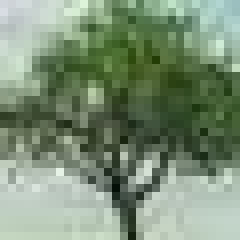
#> input picture image/tree_part1.jpg, 30 x 30 px (shown 8 times larger)
$ jupyter execute V1_reconst_error.ipynb
#> lines starting #> are read from the running program, lines starting #| are printed output that depends on the picture; long printed decimals are rounded
### structured_random_features/src/models/weights.py
import numpy as np
import numpy.linalg as la
from scipy.spatial.distance import pdist, squareform


# [101 lines left out: functions sensilla_covariance_matrix, sensilla_weights, not called in this run]


def V1_covariance_matrix(dim, size, spatial_freq, center, scale=1):
    """
    Generates the covariance matrix for Gaussian Process with non-stationary
    covariance. This matrix will be used to generate random
    features inspired from the receptive-fields of V1 neurons.

    C(x, y) = exp(-|x - y|/(2 * spatial_freq))^2 * exp(-|x - m| / (2 * size))^2 * exp(-|y - m| / (2 * size))^2

    Parameters
    ----------

    dim : tuple of shape (2, 1)
        Dimension of random features.

    size : float
        Determines the size of the random weights

    spatial_freq : float
        Determines the spatial frequency of the random weights

    center : tuple of shape (2, 1)
        Location of the center of the random weights.

    scale: float, default=1
        Normalization factor for Tr norm of cov matrix

    Returns
    -------

    C : array-like of shape (dim[0] * dim[1], dim[0] * dim[1])
        covariance matrix w/ Tr norm = scale * dim[0] * dim[1]
    """

    x = np.arange(dim[0])
    y = np.arange(dim[1])
    yy, xx = np.meshgrid(y, x)
    grid = np.column_stack((xx.flatten(), yy.flatten()))

    a = squareform(pdist(grid, 'sqeuclidean'))
    b = la.norm(grid - center, axis=1) ** 2
    c = b.reshape(-1, 1)
    C = np.exp(-a / (2 * spatial_freq ** 2)) * np.exp(-b / (2 * size ** 2)) * np.exp(-c / (2 * size ** 2)) \
        + 1e-5 * np.eye(dim[0] * dim[1])
    C *= scale * dim[0] * dim[1] / np.trace(C)
    return C


# [30 lines left out: function classical_covariance_matrix, not called in this run]


def shift_pad(img, y_shift, x_shift):
    '''
    Given an image, we shift every pixel by x_shift and y_shift. We zero pad the portion
    that ends up outside the original frame. We think of the origin of the image
    as its top left. The co-ordinate frame is the matrix kind, where (a, b) means
    ath row and bth column.

    Parameters
    ----------
    img: array-like
        image to shift

    y_shift: int
        Pixel shift in the vertical direction

    x_shift: int
        Pixel shift in the horizontal direction

    Returns
    -------
    img_shifted: array-like with the same shape as img
        Shifted and zero padded image

    '''
    img_shifted = np.roll(img, x_shift, axis=1)
    img_shifted = np.roll(img_shifted, y_shift, axis=0)

    if y_shift > 0:
        img_shifted[:y_shift, :] = 0
    if y_shift < 0:
        img_shifted[y_shift:, :] = 0
    if x_shift > 0:
        img_shifted[:, :x_shift] = 0
    if x_shift < 0:
        img_shifted[:, x_shift:] = 0
    return img_shifted


def V1_weights(num_weights, dim, size, spatial_freq, center=None, scale=1, seed=None):
    """
    Generate random weights inspired by the tuning properties of the
    neurons in Primary Visual Cortex (V1).

    If a value is given for the center, all generated weights have the same center
    If value is set to None, the centers randomly cover the RF space

    Parameters
    ----------

    num_weights : int
        Number of random weights

    dim : tuple of shape (2,1)
        dim of each random weights

    size : float
        Determines the size of the random weights

    spatial_freq : float
        Determines the spatial frequency of the random weights

    center: tuple of shape (2, 1), default = None
        Location of the center of the random weights
        With default value, the centers uniformly cover the RF space

    scale: float, default=1
        Normalization factor for Tr norm of cov matrix

    seed : int, default=None
        Used to set the seed when generating random weights.

    Returns
    -------

    W : array-like of shape (num_weights, dim[0] * dim[1])
        Matrix of random weights

    """
    np.random.seed(seed)
    if center == None: # centers uniformly cover the visual field
        # first generate centered weights
        c = (int(dim[0]/ 2), int(dim[1]/2)) # center of the visual field
        C = V1_covariance_matrix(dim, size, spatial_freq, c, scale)
        W_centered = np.random.multivariate_normal(mean=np.zeros(dim[0] * dim[1]), cov=C, size=num_weights)
        W_centered = W_centered.reshape(-1, dim[0], dim[1])

        # shift around to uniformly cover the visual field
        centers = np.random.randint((dim[0], dim[1]), size=(num_weights, 2))
        shifts = centers - c
        W = np.zeros_like(W_centered)
        for i, [y_shift, x_shift] in enumerate(shifts):
            W[i] = shift_pad(W_centered[i], y_shift, x_shift)
        W = W.reshape(-1, dim[0] * dim[1])

    elif center is not None:
        C = V1_covariance_matrix(dim, size, spatial_freq, center, scale)
        W = np.random.multivariate_normal(mean=np.zeros(dim[0] * dim[1]), cov=C, size=num_weights)

    return W


# [77 lines left out: functions classical_weights, V1_weights_for_plotting, not called in this run]

### src/V1_reconst.py
import numpy as np
import sys
sys.path.append("../")
from structured_random_features.src.models.weights import V1_weights

# Packages for fft and fitting data
from scipy import fftpack as fft
from sklearn.linear_model import Lasso

def generate_Y(W, img):
    ''' Generate sample y vector variable for data reconstruction using constant matrix W (containing open indices). Function does inner product W matrix with image array to find sample y vector,

    Parameters
    ----------
    W : array_like
        (num_V1_weights/sample_size, n*m) shape array. Lists of weighted data

    img : array_like
          (n, m) shape image containing array of pixels

    Returns
    ----------
    y : vector
        (num_V1_weights/sample_size, 1) shape. Dot product of W and image

    '''


    num_cell = W.shape[0]
    n, m = img.shape
    W = W.reshape(num_cell, n*m)
    y = W @ img.reshape(n * m, 1)
    return y

# [38 lines left out: function generate_V1_variables, not called in this run]

# Depending on basis, make dwt or fft works
def reconstruct(W, y, alpha = None, fit_intercept = False,):
    ''' Reconstruct gray-scaled image using sample data fitting into LASSO model

    Parameters
    ----------
    W : array_like
        (num_V1_weights, n*m) shape array. Lists of weighted data

    y : vector
        (num_V1_weights/sample_size, 1) shape. Dot product of W and image

    alpha : float
        Penalty for fitting data onto LASSO function to search for significant coefficents

    fit_intercept : bool
        default set to false to prevent LASSO function to calculate intercept for model

    Returns
    ----------
    theta : array_like
        (num_V1_weights/sample_size, n * m) shape. Data after discrete fourier transform applied

    reformed : array_like
        (n, m) shape array. Reconstructed image pixel array

    s : vector
        (num_V1_weights/sample_size, 1) shape. Coefficient value generated from fitting data to LASSO. Contains significant values with most of vector zeroed out.
    '''

    sample_sz, n, m = W.shape


    if alpha == None :
        alpha = 1 * 50 / num_cell

    if fit_intercept:
        raise Exception("fit_intercept = True not implemented")

    # [7 lines of commented-out code are left out]

    theta = fft.dctn(W.reshape(sample_sz, n, m), norm = 'ortho', axes = [1, 2])
    theta = theta.reshape(sample_sz, n * m)

    ## Initialize Lasso and Fit data
    mini = Lasso(alpha = alpha, fit_intercept = fit_intercept)
    mini.fit(theta, y)

    ## Retrieve sparse vector s
    s = mini.coef_

    # Reform the image using sparse vector s with inverse descrete cosine
    reform = fft.idctn(s.reshape(n, m), norm='ortho', axes=[0,1])
    if fit_intercept:
        reform += mini.intercept_ # not sure this is right

    #return theta, reformed img, sparse vectors
    return theta, reform, s

# [51 lines left out: function color_reconstruct, not called in this run]


### V1_reconst_error.ipynb
[cell 1]
import matplotlib.pyplot as plt
import numpy as np

from structured_random_features.src.models.weights import V1_weights


# Package for importing image representation
from PIL import Image, ImageOps

# My code
from src.V1_reconst import generate_Y, reconstruct
from src.filter_reconst import filter_reconstruction

import seaborn as sns
import time
import os.path

[cell 2]
image_nm = 'tree_part1.jpg'
img_nm = image_nm.split('.')[0]
img = Image.open('image/' + image_nm)
#> img is the input picture: PIL image 30x30 RGB; mean R, G, B 124, 143.5, 118.7
img = ImageOps.grayscale(img)
#> img: PIL image 30x30 L
img_arr = np.asarray(img)
plt.figure(dpi = 300, figsize=(1, 1))
plt.imshow(img, 'gray')
plt.axis('off')
dim = img_arr.shape
#> dim = (30, 30)

[cell 3]
num_cell = 100
cell_size = 7
sparse_freq = 2
dim = img_arr.shape
n,m = dim
#> n = 30; m = 30
alpha = [0.1, 1, 10]

for alp in alpha:
    W = V1_weights(num_cell, dim, cell_size, sparse_freq)
    y = generate_Y(W, img_arr)
    W_rev = W.reshape(num_cell, n, m)
    theta, reconst, s = reconstruct(W_rev, y, alp)
    error = np.linalg.norm(img_arr - reconst, 'fro') / np.sqrt(n*m)
    print(error)
    plt.figure(figsize=(6, 6), dpi = 300)
    plt.imshow(reconst, 'gray')
    plt.axis('off')
    plt.clim(0, 255)
#> this loop made 3 passes
#> error on passes 1 to 3: 74.99, 23.36, 24.23
#| 74.993
#| 23.361
#| 24.227
#> pass 1, `theta, reconst, s = reconstruct(W_rev, y, alp)`:
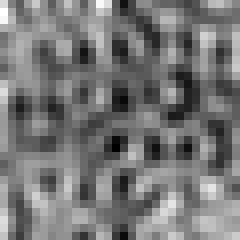
#> reconst: shape (30, 30) float64 (shown 8 times larger); min -105.7, max 398.4, mean 130.4; drawn with min black and max white
#> after the loop:
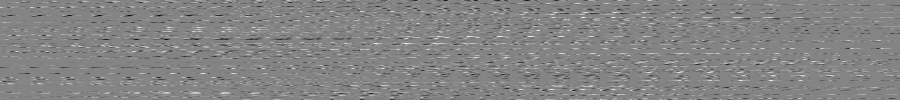
#> W: shape (100, 900) float64; min -7.69, max 7.16, mean 0.0218; drawn with min black and max white


alpha = 10
W = V1_weights(num_cell, dim, cell_size, sparse_freq)
#> call 4 of V1_weights, with num_weights = 100, dim = (30, 30), size = 7, spatial_freq = 2, scale = 1
#> in V1_weights (call 4), `W_centered = np.random.multivariate_normal(mean=np.zeros(dim[0] * dim[..`:
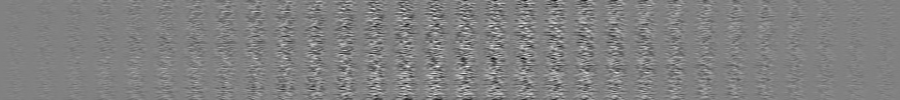
#> W_centered: shape (100, 900) float64; min -8.24, max 8, mean -0.00482; drawn with min black and max white
#> in V1_weights (call 4), `centers = np.random.randint((dim[0], dim[1]), size=(num_weights, 2))`: centers = 100 pairs, first value 0 to 28, second value 0 to 29
#> in V1_weights (call 4), `shifts = centers - c`: shifts = 100 pairs, first value -15 to 13, second value -15 to 14
#> the loop in V1_weights (call 4), `for i, [y_shift, x_shift] in enumerate(shifts):` made 100 passes
#> (y_shift, x_shift) on passes 1 to 12: (-5, 1), (-1, 9), (-4, 11), (-3, -6), (0, -15), (-11, 3), (-4, -4), (9, -7), (-10, 0), (10, -11), (-1, 4), (-6, -12)
#> pass 1, in shift_pad (call 301), `img_shifted = np.roll(img_shifted, y_shift, axis=0)`:
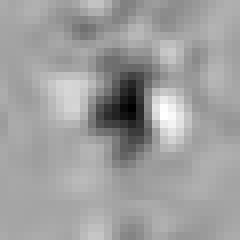
#> img_shifted: shape (30, 30) float64 (shown 8 times larger); min -7.18, max 3.87, mean -0.268; drawn with min black and max white
#> pass 2, in shift_pad (call 302), `img_shifted = np.roll(img_shifted, y_shift, axis=0)`:
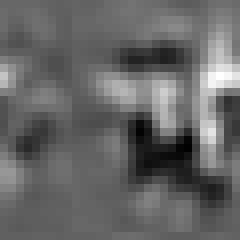
#> img_shifted: shape (30, 30) float64 (shown 8 times larger); min -2.59, max 4.03, mean 0.0679; drawn with min black and max white
#> in V1_weights (call 4), `W = W.reshape(-1, dim[0] * dim[1])`:
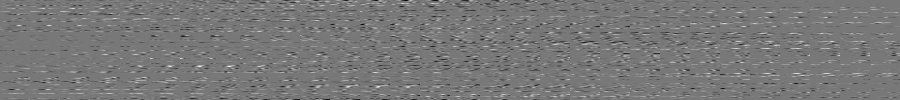
#> W: shape (100, 900) float64; min -7.18, max 8, mean -0.000653; drawn with min black and max white
y = generate_Y(W, img_arr)
#> y = 100 values, max 44023.9 at index 93, min -31776.2 at index 36, mean 388.8
W_rev = W.reshape(num_cell, n, m)
theta, reconst, s = reconstruct(W_rev, y, alp)
#> call 4 of reconstruct, with W = array of shape (100, 30, 30), y = array of shape (100, 1), alpha = 10, fit_intercept = False
#> in reconstruct (call 4), `theta = theta.reshape(sample_sz, n * m)`:
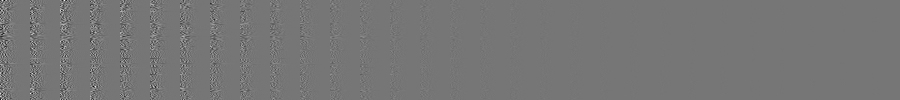
#> theta: shape (100, 900) float64; min -14, max 16.16, mean -0.000407; drawn with min black and max white
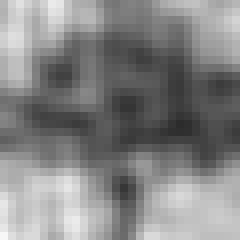
#> reconst: shape (30, 30) float64 (shown 8 times larger); min 44.15, max 246.2, mean 133.3
#> s = 900 values, max 3998.2 at index 0, min -375.5 at index 30, mean 5.75
error = np.linalg.norm(img_arr - reconst, 'fro') / np.sqrt(n*m)
#> error = 24.94
print(error)
#| 24.943
plt.figure(figsize=(3, 3), dpi = 300)
plt.imshow(reconst, 'gray')
plt.axis('off')
plt.clim(0, 255)
plt.savefig("result/{img_nm}/V1/alpha_reconst/alpha_{alp}_sample_{samp}.png".
                    format(img_nm = img_nm, alp = alpha, samp = num_cell), dpi = 300)
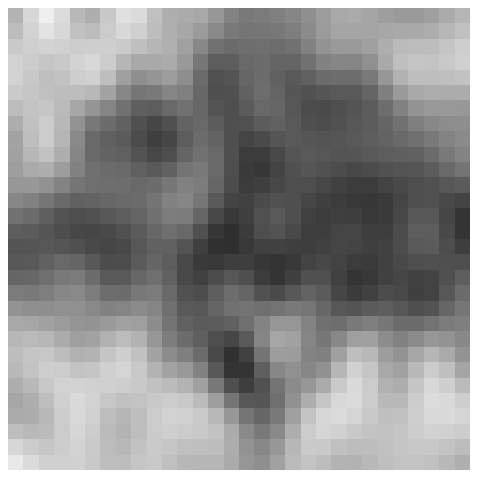
#> figure drawn by matplotlib, 1 panel

[cell 4]
ax = plt.imshow(img_arr - reconst, cmap='RdBu')
plt.axis('off')
plt.colorbar(ax, pad = 0.005)
plt.clim((-255, 255))
plt.savefig("result/{img_nm}/V1/alpha_reconst/error_img_alpha_{alp}_sample_{samp}.png".
                    format(img_nm = img_nm, alp = 1, samp = num_cell, err = error), dpi = 300)
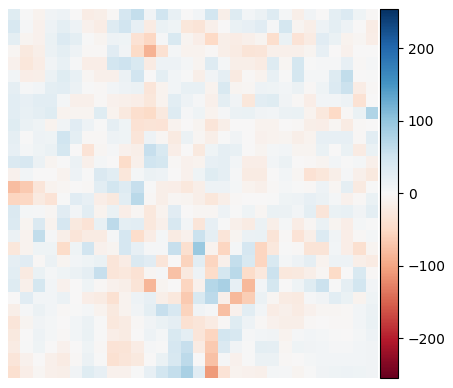
#> figure drawn by matplotlib, 2 panels
